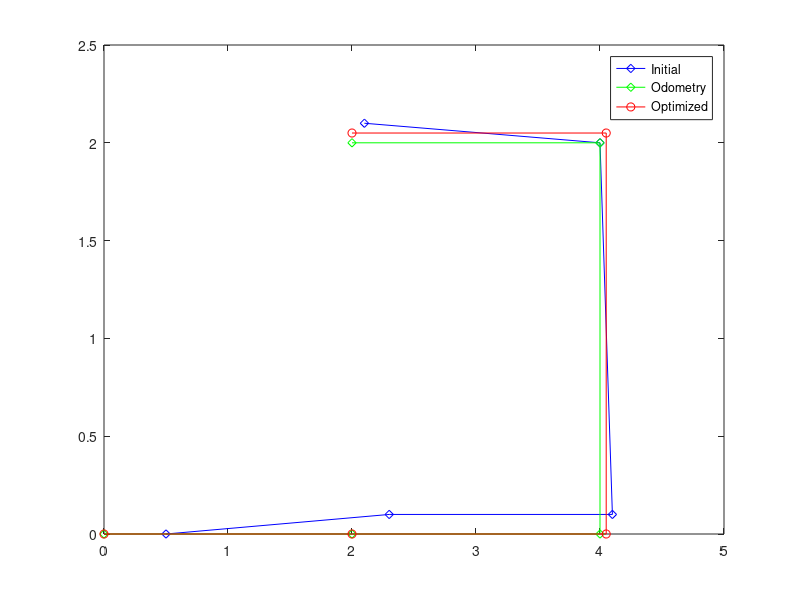

Write MATLAB code to recreate this figure.
% 2D Example of Pose Graph Optimization
% Data : 4/12/12
% Author : Soonhac Hong (sxhong1@ualr.edu)

function pose_optimization_example_2d()

% 2D case
pose_data=[1 1 0 0 0; 1 2 2 0 0 ; 2 3 2 0 pi/2; 3 4 2 0 pi/2; 4 5 2 0 pi/2 ; 5 2 2 0 pi/2]; % [first pose, second pose, constraint[x,y,theta]]
xinit = [0.5; 0.0; 0.2; 2.3; 0.1; -0.2; 4.1; 0.1;  pi/2; 4.0; 2.0;  pi; 2.1; 2.1; -pi/2]
motion_noise = [0.3;0.3;0.1];

variable_size = (size(pose_data,2)-2);  % size of each variable [x, y, r]
pose_num = size(unique(pose_data(:,1:2)),1)*variable_size;  % first position is not optimized.

Omega = zeros(pose_num,pose_num);
Xi = zeros(pose_num,1);
Odometry=zeros(pose_num,1);
%Odometry = zeros(pose_num,1);

% Fill the elements of Omega and Xi
% Initial point
for i=1:variable_size
    Omega(i,i) = 1;
    Xi(i) = pose_data(1,i+2);
    Odometry(i) = pose_data(1,i+2);  
end

for i=2:size(pose_data,1)
    unit_data = pose_data(i,:);
    current_index = unit_data(1);
    next_index = unit_data(2);
    movement = unit_data(3:2+variable_size);
    previous_theta = pose_data(i-1,2+variable_size);
    
    % Adjust index according to the size of each variable
    if current_index ~= 1
        current_index = (current_index - 1) * variable_size + 1;
    end
    if next_index ~= -1
        next_index = (next_index - 1) * variable_size + 1;
    end
    
   
    for j=0:variable_size-1
        % Fill diagonal elements of Omega
        switch j
            case 0
                diagonal_factor = cos(movement(3));
                offdiagonal_factor = 1;
            case 1
                diagonal_factor = cos(movement(3));
                offdiagonal_factor = -1;
            case 2
                diagonal_factor = 1;
                offdiagonal_factor = -1;
        end
                 
        Omega(current_index+j,current_index+j) = Omega(current_index+j,current_index+j) + diagonal_factor*motion_noise(j+1);
        Omega(next_index+j,next_index+j) = Omega(next_index+j,next_index+j) + 1/motion_noise(j+1);

        % Fill Off-diagonal elements of Omega
        Omega(current_index+j,next_index+j) = Omega(current_index+j,next_index+j) + (-1)/motion_noise(j+1);
        Omega(next_index+j,current_index+j) = Omega(next_index+j,current_index+j) + (-1)*diagonal_factor/motion_noise(j+1);
        if j <= 1
            Omega(current_index+j,current_index+j+offdiagonal_factor) = Omega(current_index+j,next_index+j+offdiagonal_factor) + (-1)*offdiagonal_factor*sin(movement(3))/motion_noise(j+1);
            Omega(next_index+j,current_index+j+offdiagonal_factor) = Omega(next_index+j,current_index+j+offdiagonal_factor) + offdiagonal_factor*sin(movement(3))/motion_noise(j+1);
        end

        % Fill Xi
        Xi(current_index+j) = Xi(current_index+j) + (-1)*movement(j+1)/motion_noise(j+1);
        Xi(next_index+j) = Xi(next_index+j) + movement(j+1)/motion_noise(j+1);
    end
    
    % Update Odometry
    if abs(current_index - next_index) == 3
        translation=[0 0 1]'; 
        for t=i:-1:2
            unit_movement=pose_data(t,3:5);
            translation = [cos(unit_movement(3)) -sin(unit_movement(3)) unit_movement(1); sin(unit_movement(3)) cos(unit_movement(3)) unit_movement(2); 0 0 1]*translation;
        end
        %translation = Odometry(current_index:current_index+1) + movement(1:2)';
        Odometry(next_index:next_index+1) = translation(1:2);
        orientation = Odometry(current_index+2) + movement(3);
        if orientation > pi*2
            orientation = orientation - pi*2;
        end
        Odometry(next_index+2) = orientation;
    end
    
end

%Omega
%Xi
%mu = Omega^-1 * Xi

% Using LM
xdata = Omega;
ydata = Xi;
%myfun = @(x,xdata)Rot(x(1:3))*xdata+repmat(x(4:6),1,length(xdata));
myfun = @(x,xdata)xdata*x(1:size(xdata,1));
options = optimset('Algorithm', 'levenberg-marquardt');
%x = lsqcurvefit(myfun, zeros(6,1), p, q, [], [], options);
x = lsqcurvefit(myfun, xinit, xdata, ydata, [], [], options)

x_mat = vec2mat(x,3);
Odometry_mat = vec2mat(Odometry,3);
xinit_mat = vec2mat(xinit,3);

plot(xinit_mat(:,1), xinit_mat(:,2) ,'bd-');
hold on;
plot(Odometry_mat(:,1), Odometry_mat(:,2) ,'gd-');
plot(x_mat(:,1), x_mat(:,2) ,'ro-');
hold off;
legend('Initial','Odometry','Optimized');
%legend('Initial','Optimized');
end